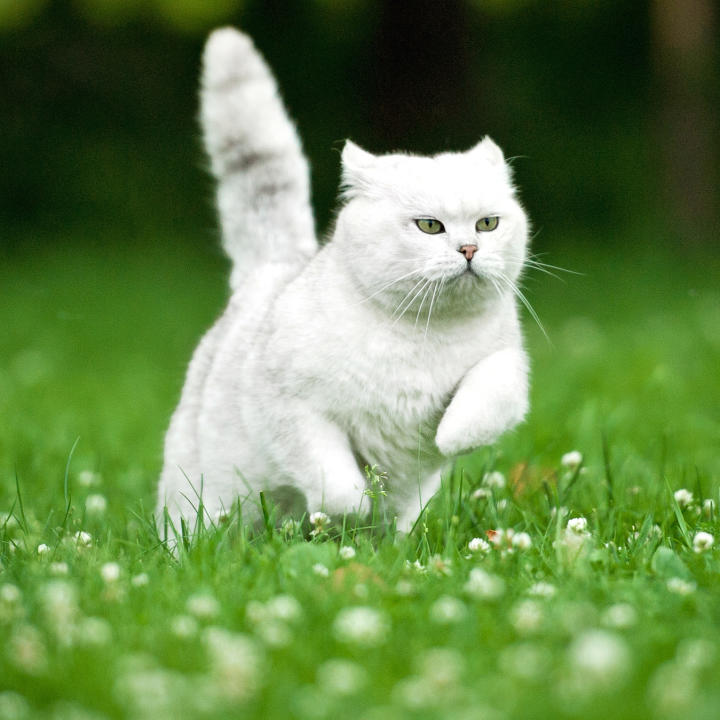
#> input picture Cat.jpg, 720 x 720 px
$ jupyter execute Read_Display_Save_Image_Opencv.ipynb   (shell and % lines are left out)
#> lines starting #> are read from the running program, lines starting #| are printed output that depends on the picture
To read the contents of an image, we have a function cv2.imread()

1. cv2.IMREAD_COLOR : Loads image in color. It is used by default.
2. cv2.IMREAD_GRAYSCALE : Loads image in gray mode.
3. cv2.IMREAD_UNCHANGED : Loads image as it is, including

[cell 1]
import cv2
import numpy as np
from matplotlib import pyplot as plt

[cell 2]
# Load the image in color mode.

img_color = cv2.imread('./Cat.jpg', cv2.IMREAD_COLOR)
#> img_color is the input picture: shape (720, 720, 3); mean B, G, R 78.6, 135, 104.4

plt.imshow(img_color)
plt.title("Colored Cat")
plt.show()

[cell 3]
# Load the image in grayscale mode.

img_gray = cv2.imread('./Cat.jpg', cv2.IMREAD_GRAYSCALE)
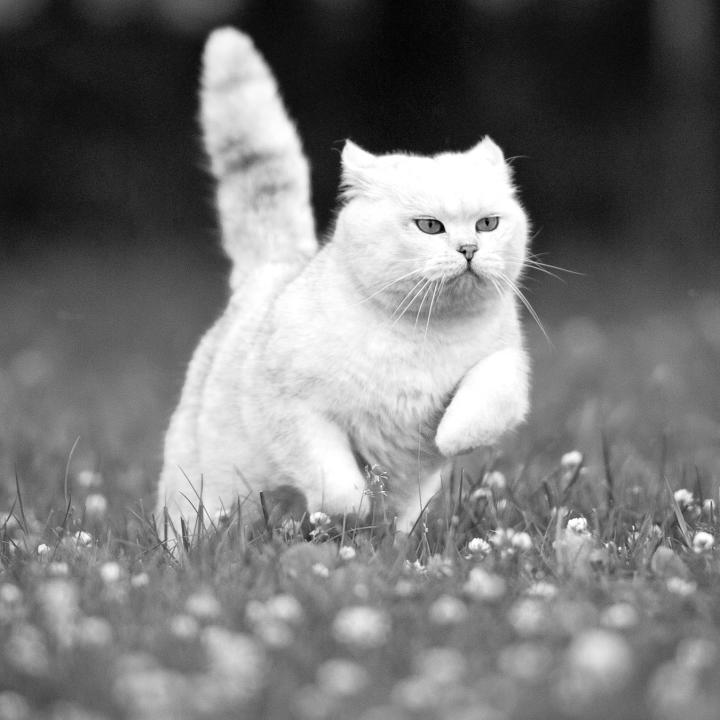
#> img_gray: shape (720, 720); min 0, max 255, mean 119.4

plt.imshow(img_gray)
plt.title("Grayscaled Cat")
plt.show()

[cell 4]
# Load the image in unchanged mode.

img_unchanged = cv2.imread('./Cat.jpg', cv2.IMREAD_UNCHANGED)

plt.imshow(img_unchanged)
plt.title("Unchanged Cat")
plt.show()

[cell 5]
# Saving the grayscaled cat

cv2.imwrite('Gray_cat.jpg', img_gray)
#> Out = True
